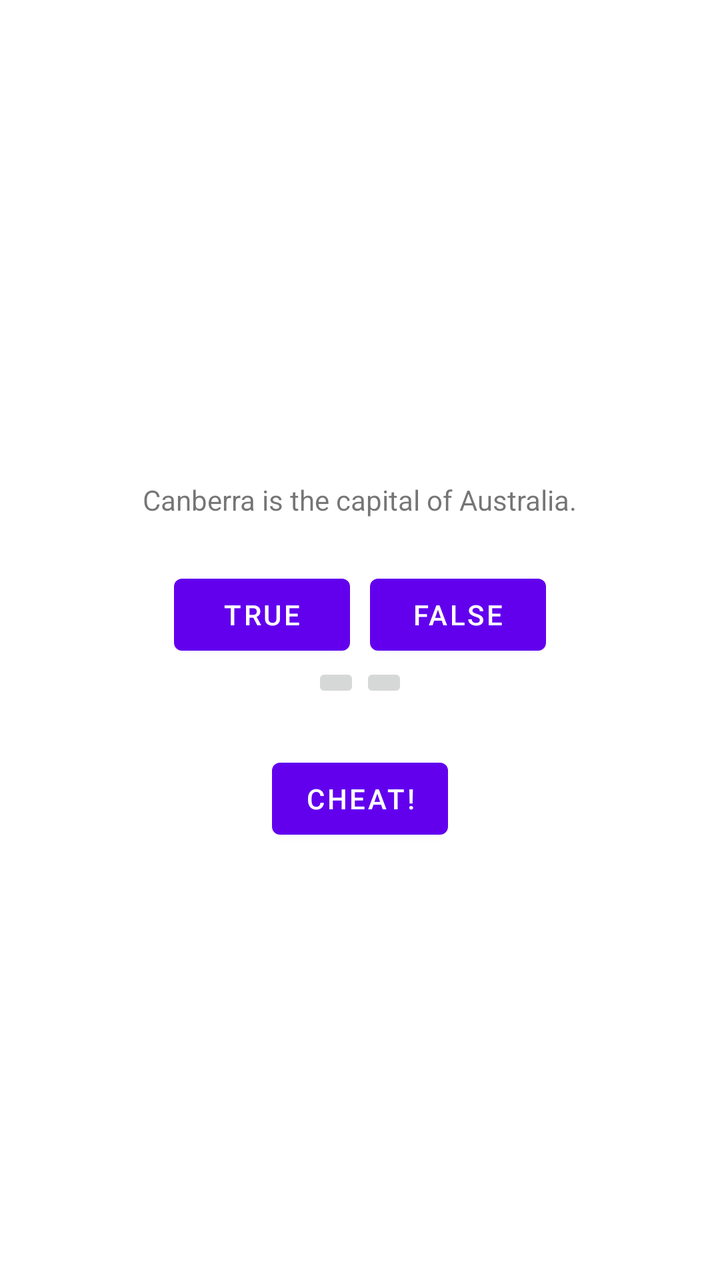
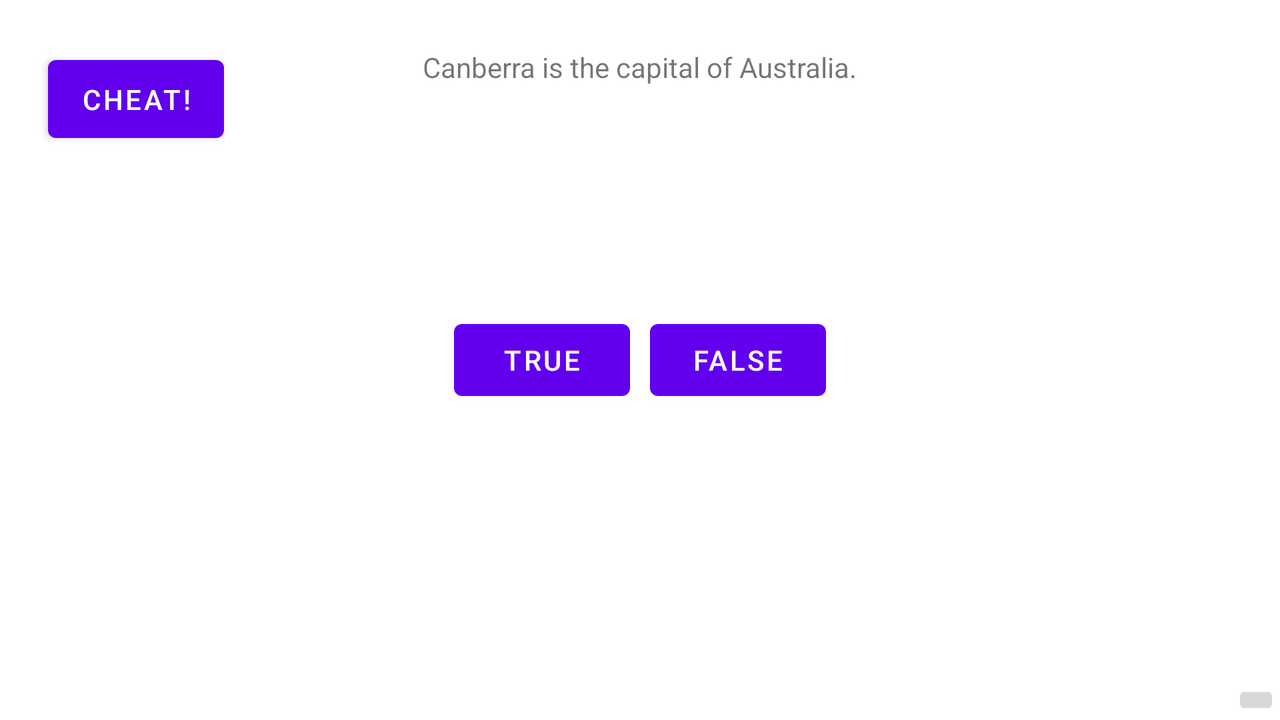

Compare how this app lays out the same screen by default and in its alternative resource folder. The renders come first, then the two layout files and the values they reference.
<!-- AndroidManifest.xml: application theme Theme.GeoQuizApp -->
<!-- res/layout/activity_main.xml -->
<?xml version="1.0" encoding="utf-8"?>
<LinearLayout xmlns:android="http://schemas.android.com/apk/res/android"
    xmlns:tools="http://schemas.android.com/tools"
    android:layout_width="match_parent"
    android:layout_height="match_parent"
    android:gravity="center"
    android:orientation="vertical"
    tools:context=".MainActivity">

    <TextView
        android:id="@+id/question_text_view"
        android:layout_width="wrap_content"
        android:layout_height="wrap_content"
        android:padding="24dp"
        tools:text="@string/question_australia" />

    <LinearLayout
        android:layout_width="wrap_content"
        android:layout_height="wrap_content">

        <Button
            android:id="@+id/true_button"
            android:layout_width="wrap_content"
            android:layout_height="wrap_content"
            android:layout_marginEnd="10dp"
            android:text="@string/true_button" />

        <Button
            android:id="@+id/false_button"
            android:layout_width="wrap_content"
            android:layout_height="wrap_content"
            android:text="@string/false_button" />
    </LinearLayout>

    <LinearLayout
        android:layout_width="wrap_content"
        android:layout_height="wrap_content"
        android:orientation="horizontal">

        <ImageButton
            android:id="@+id/next_button"
            android:layout_width="wrap_content"
            android:layout_height="wrap_content"
            android:contentDescription="@string/next_button"
            android:src="@drawable/arrow_left" />

        <ImageButton
            android:id="@+id/prev_button"
            android:layout_width="wrap_content"
            android:layout_height="wrap_content"
            android:contentDescription="@string/prev_button"
            android:src="@drawable/arrow_right" />
    </LinearLayout>

    <Button
        android:id="@+id/cheat_button"
        android:layout_width="wrap_content"
        android:layout_height="wrap_content"
        android:layout_marginTop="24dp"
        android:text="@string/cheat_button" />
</LinearLayout>
<!-- resources referenced by this layout -->
<resources>
  <string name="cheat_button">Cheat!</string>
  <string name="false_button">false</string>
  <string name="next_button">Next</string>
  <string name="prev_button">prev_button</string>
  <string name="question_australia">Canberra is the capital of Australia.</string>
  <string name="true_button">true</string>
  <style name="Theme.GeoQuizApp" parent="Theme.MaterialComponents.DayNight.DarkActionBar">
          
          <item name="colorPrimary">@color/purple_500</item>
          <item name="colorPrimaryVariant">@color/purple_700</item>
          <item name="colorOnPrimary">@color/white</item>
          
          <item name="colorSecondary">@color/teal_200</item>
          <item name="colorSecondaryVariant">@color/teal_700</item>
          <item name="colorOnSecondary">@color/black</item>
          
          <item name="android:statusBarColor" tools:targetApi="l">?attr/colorPrimaryVariant</item>
          
      </style>
</resources>
<!-- res/layout-land/activity_main.xml (the repository's variant of the layout above) -->
<!-- drawn on the phone turned sideways -->
<?xml version="1.0" encoding="utf-8"?>
<FrameLayout xmlns:android="http://schemas.android.com/apk/res/android"
    xmlns:tools="http://schemas.android.com/tools"
    android:layout_width="match_parent"
    android:layout_height="match_parent">

    <TextView
        android:id="@+id/question_text_view"
        android:layout_width="wrap_content"
        android:layout_height="wrap_content"
        android:layout_gravity="center_horizontal"
        android:padding="24dp"
        tools:text="@string/question_australia" />

    <LinearLayout
        android:layout_width="wrap_content"
        android:layout_height="wrap_content"
        android:layout_gravity="center_horizontal|center_vertical">

        <Button
            android:id="@+id/true_button"
            android:layout_width="wrap_content"
            android:layout_height="wrap_content"
            android:layout_marginEnd="10dp"
            android:text="@string/true_button" />

        <Button
            android:id="@+id/false_button"
            android:layout_width="wrap_content"
            android:layout_height="wrap_content"
            android:text="@string/false_button" />
    </LinearLayout>

    <Button
        android:id="@+id/cheat_button"
        android:layout_width="wrap_content"
        android:layout_height="wrap_content"
        android:gravity="bottom|center_horizontal"
        android:layout_margin="24dp"
        android:padding="10dp"
        android:text="@string/cheat_button" />

    <ImageButton
        android:id="@+id/next_button"
        android:layout_width="wrap_content"
        android:layout_height="wrap_content"
        android:layout_gravity="bottom|end"
        android:contentDescription="@string/next_button"
        android:src="@drawable/arrow_right" />

</FrameLayout>
<!-- resources referenced by the variant -->
<!-- as the phone turned sideways resolves them -->
<resources>
  <string name="cheat_button">Cheat!</string>
  <string name="false_button">false</string>
  <string name="next_button">Next</string>
  <string name="question_australia">Canberra is the capital of Australia.</string>
  <string name="true_button">true</string>
  <style name="Theme.GeoQuizApp" parent="Theme.MaterialComponents.DayNight.DarkActionBar">
          
          <item name="colorPrimary">@color/purple_500</item>
          <item name="colorPrimaryVariant">@color/purple_700</item>
          <item name="colorOnPrimary">@color/white</item>
          
          <item name="colorSecondary">@color/teal_200</item>
          <item name="colorSecondaryVariant">@color/teal_700</item>
          <item name="colorOnSecondary">@color/black</item>
          
          <item name="android:statusBarColor" tools:targetApi="l">?attr/colorPrimaryVariant</item>
          
      </style>
</resources>
